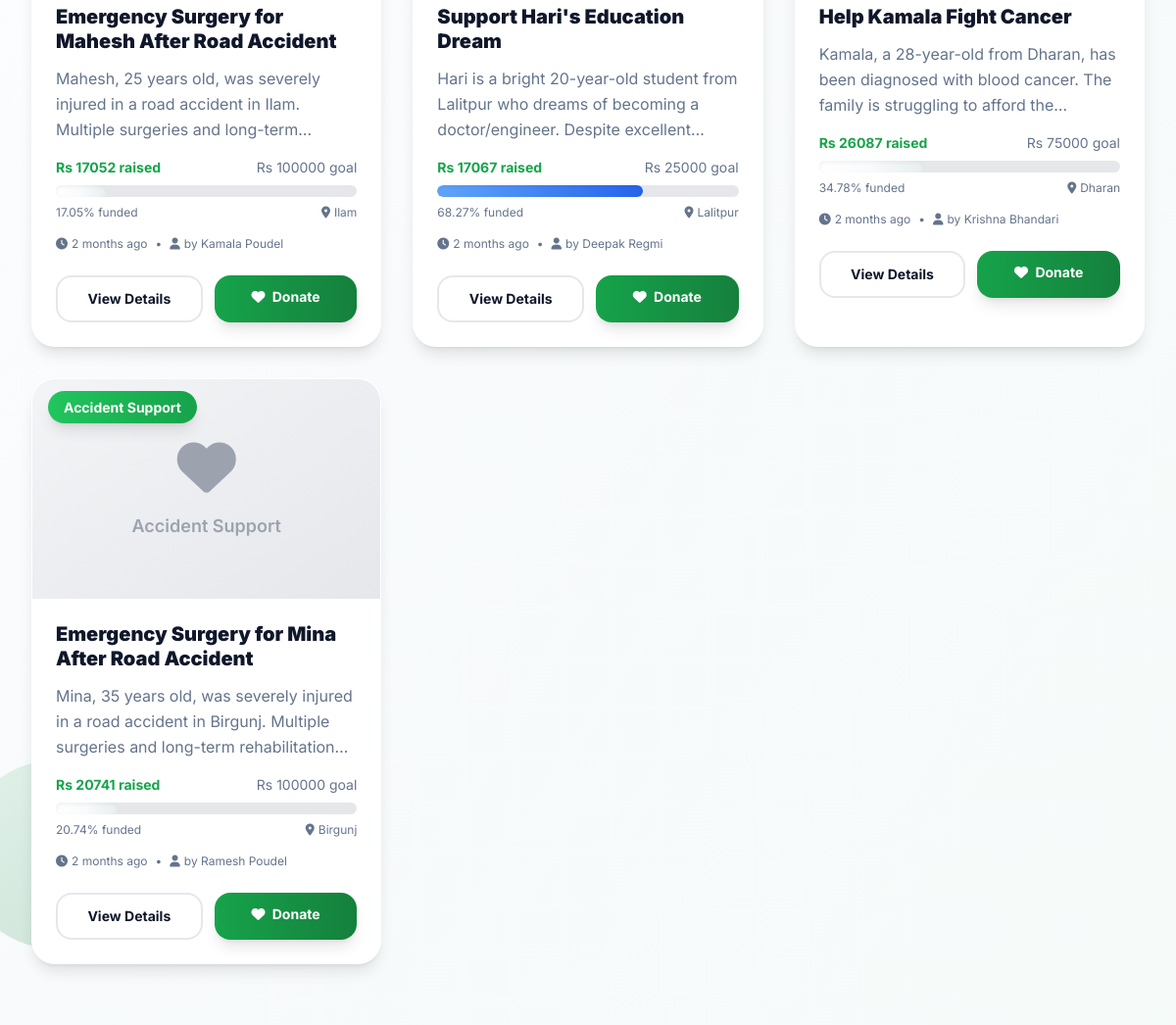
The page /cases/ (middle part) on the database as committed earlier.
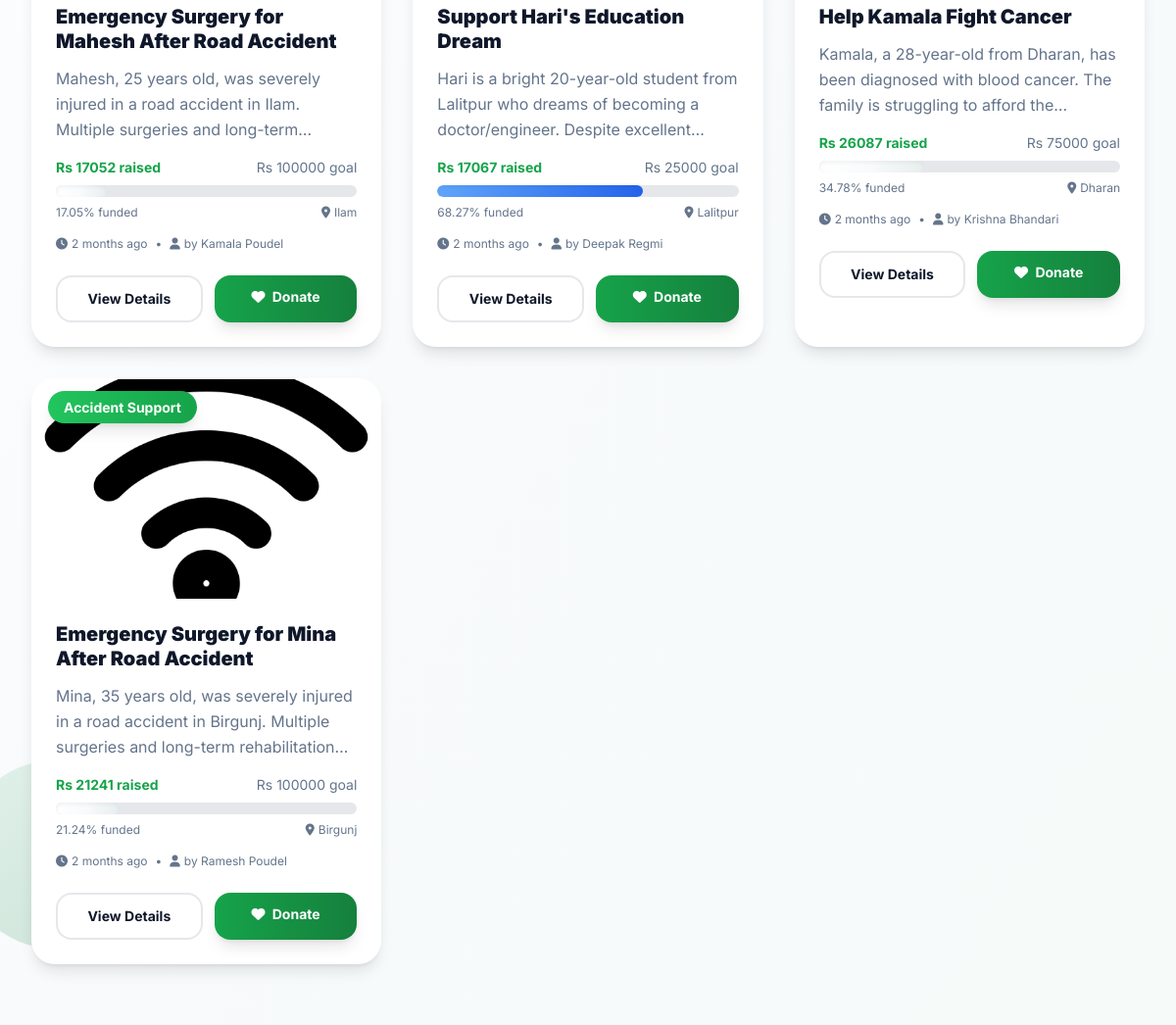
The same page on the database as committed later.
### cases/models.py (models this page shows, shortened)
class CharityCase(models.Model):
    CATEGORY_CHOICES = [
        ("cancer", "Cancer Treatment"),
        ("accident", "Accident Support"),
        ("acid_attack", "Acid Attack Recovery"),
        ("education", "Education Support"),
        ("disaster", "Disaster Relief"),
        ("medical", "General Medical"),
        ("other", "Other"),
    ]
    STATUS_CHOICES = [
        ("pending", "Pending Verification"),
        ("approved", "Approved"),
        ("rejected", "Rejected"),
        ("flagged", "Flagged for Review"),
        ("completed", "Completed"),
        ("cancelled", "Cancelled"),
    ]
    URGENCY_CHOICES = [
        ("low", "Low"),
        ("medium", "Medium"),
        ("high", "High"),
        ("critical", "Critical"),
    ]
    title = models.CharField(max_length=200)
    description = models.TextField()
    category = models.CharField(max_length=20, choices=CATEGORY_CHOICES)
    target_amount = models.DecimalField(
        max_digits=10, decimal_places=2, validators=[MinValueValidator(100)]
    )
    collected_amount = models.DecimalField(
        max_digits=10, decimal_places=2, default=Decimal("0.00")
    )
    verification_status = models.CharField(
        max_length=20, choices=STATUS_CHOICES, default="pending"
    )
    urgency_flag = models.CharField(
        max_length=10, choices=URGENCY_CHOICES, default="medium"
    )
    location = models.CharField(max_length=100, blank=True, null=True)
    beneficiary_name = models.CharField(max_length=100)
    beneficiary_age = models.PositiveIntegerField(blank=True, null=True)
    contact_phone = models.CharField(max_length=15)
    contact_email = models.EmailField()
    featured_image = models.ImageField(upload_to="cases/images/", blank=True, null=True)
    documents = models.FileField(upload_to="cases/documents/", blank=True, null=True)
    created_by = models.ForeignKey(
        User, on_delete=models.CASCADE, related_name="created_cases"
    )
    approved_by = models.ForeignKey(
        User,
        on_delete=models.SET_NULL,
        null=True,
        blank=True,
        related_name="approved_cases",
    )
    created_at = models.DateTimeField(auto_now_add=True)
    updated_at = models.DateTimeField(auto_now=True)
    deadline = models.DateTimeField(blank=True, null=True)
    slug = models.SlugField(max_length=250, unique=True, blank=True)
    tags = models.CharField(
        max_length=500, blank=True, help_text="Comma-separated tags"
    )
    fraud_score = models.FloatField(
        null=True, blank=True, help_text="AI-computed fraud risk score (0.0 to 1.0)"
    )
    class Meta:
        db_table = "charity_cases"
        ordering = ["-created_at"]
        indexes = [
            models.Index(fields=["category"]),
            models.Index(fields=["verification_status"]),
            models.Index(fields=["urgency_flag"]),
            models.Index(fields=["created_at"]),
        ]
    @property
    def completion_percentage(self):
        if self.target_amount > 0:
            return min((self.collected_amount / self.target_amount) * 100, 100)
        return 0

### users/models.py (models this page shows, shortened)
class User(AbstractUser):
    ROLE_CHOICES = [
        ("donor", "Donor"),
        ("admin", "Admin"),
    ]
    email = models.EmailField(unique=True)
    role = models.CharField(max_length=10, choices=ROLE_CHOICES, default="donor")
    phone = models.CharField(max_length=15, blank=True, null=True)
    address = models.TextField(blank=True, null=True)
    created_at = models.DateTimeField(auto_now_add=True)
    updated_at = models.DateTimeField(auto_now=True)
    is_verified = models.BooleanField(default=False)
    USERNAME_FIELD = "email"
    REQUIRED_FIELDS = ["username", "first_name", "last_name"]
    class Meta:
        db_table = "users"
        ordering = ["-created_at"]

### cases/views.py (the view, shortened to what this page needs)
# urls.py: path("cases/", views.CaseListView.as_view(), name="list"),
class CaseListView(ListView):
    model = CharityCase
    template_name = "cases/list.html"
    context_object_name = "cases"
    paginate_by = 12
    def get_queryset(self):
        queryset = CharityCase.objects.filter(
            verification_status="approved"
        ).select_related("created_by")
        search_query = self.request.GET.get("search")
        category = self.request.GET.get("category")
        if category and category != "all":
            queryset = queryset.filter(category=category)
        urgency = self.request.GET.get("urgency")
        if urgency:
            queryset = queryset.filter(urgency_flag=urgency)
        ordering = self.request.GET.get("ordering", self._get_smart_ordering())
        queryset = queryset.order_by(ordering)
        return queryset
    def _get_smart_ordering(self):
        if not self.request.user.is_authenticated:
            return "-created_at"
    def get_context_data(self, **kwargs):
        context = super().get_context_data(**kwargs)
        context["title"] = "All Campaigns"
        context["categories"] = CharityCase.CATEGORY_CHOICES
        context["current_category"] = self.request.GET.get("category", "all")
        search_query = self.request.GET.get("search", "")
        context["search_query"] = search_query
        if self.request.user.is_authenticated:
            context["personalized_recommendations"] = (
                self._get_personalized_recommendations()
            )
            context["trending_categories"] = self._get_trending_categories()
        return context

### templates/cases/list.html (shortened to what this page needs)
{% extends 'base.html' %}
{% block content %}
    <section class="py-16 bg-gradient-to-br from-white via-slate-50 to-cn-green-50/30 relative overflow-hidden">
        <div class="max-w-7xl mx-auto px-4 sm:px-6 lg:px-8 relative z-10">
            {% if cases %}
                <div class="grid grid-cols-1 md:grid-cols-2 lg:grid-cols-3 gap-8">
                    {% for case in cases %}
                        <div class="bg-white rounded-3xl overflow-hidden shadow-lg hover:shadow-2xl transition-all duration-500 group enhanced-card transform hover:scale-105">
                            {% if case.featured_image %}
                                <div class="relative h-56 overflow-hidden">
                                    <img src="{{ case.featured_image.url }}" alt="{{ case.title }}"
                                         class="w-full h-full object-cover group-hover:scale-110 transition-transform duration-700">
                                    <div class="absolute top-4 left-4">
                                        {% if case.category == 'medical' %}
                                            <span class="bg-gradient-to-r from-red-500 to-red-600 text-white px-4 py-2 rounded-full text-sm font-bold shadow-lg">{{ case.get_category_display }}</span>
                                        {% elif case.category == 'education' %}
                                            <span class="bg-gradient-to-r from-blue-500 to-blue-600 text-white px-4 py-2 rounded-full text-sm font-bold shadow-lg">{{ case.get_category_display }}</span>
                                        {% elif case.category == 'emergency' %}
                                            <span class="bg-gradient-to-r from-orange-500 to-orange-600 text-white px-4 py-2 rounded-full text-sm font-bold shadow-lg">{{ case.get_category_display }}</span>
                                        {% elif case.category == 'animal' %}
                                            <span class="bg-gradient-to-r from-green-500 to-green-600 text-white px-4 py-2 rounded-full text-sm font-bold shadow-lg">{{ case.get_category_display }}</span>
                                        {% else %}
                                            <span class="bg-gradient-to-r from-cn-green-500 to-cn-green-600 text-white px-4 py-2 rounded-full text-sm font-bold shadow-lg">{{ case.get_category_display }}</span>
                                        {% endif %}
                                    </div>
                                </div>
                            {% else %}
                                <div class="relative h-56 bg-gradient-to-br from-gray-100 to-gray-200 flex items-center justify-center">
                                    <div class="text-center text-gray-400">
                                        {% if case.category == 'medical' %}
                                            <i class="fas fa-heartbeat text-6xl mb-4 text-red-300"></i>
                                        {% elif case.category == 'education' %}
                                            <i class="fas fa-graduation-cap text-6xl mb-4 text-blue-300"></i>
                                        {% elif case.category == 'emergency' %}
                                            <i class="fas fa-shield-alt text-6xl mb-4 text-orange-300"></i>
                                        {% elif case.category == 'animal' %}
                                            <i class="fas fa-paw text-6xl mb-4 text-green-300"></i>
                                        {% else %}
                                            <i class="fas fa-heart text-6xl mb-4 text-cn-green-300"></i>
                                        {% endif %}
                                        <p class="text-lg font-semibold">{{ case.get_category_display }}</p>
                                    </div>
                                    <div class="absolute top-4 left-4">
                                        {% if case.category == 'medical' %}
                                            <span class="bg-gradient-to-r from-red-500 to-red-600 text-white px-4 py-2 rounded-full text-sm font-bold shadow-lg">{{ case.get_category_display }}</span>
                                        {% elif case.category == 'education' %}
                                            <span class="bg-gradient-to-r from-blue-500 to-blue-600 text-white px-4 py-2 rounded-full text-sm font-bold shadow-lg">{{ case.get_category_display }}</span>
                                        {% elif case.category == 'emergency' %}
                                            <span class="bg-gradient-to-r from-orange-500 to-orange-600 text-white px-4 py-2 rounded-full text-sm font-bold shadow-lg">{{ case.get_category_display }}</span>
                                        {% elif case.category == 'animal' %}
                                            <span class="bg-gradient-to-r from-green-500 to-green-600 text-white px-4 py-2 rounded-full text-sm font-bold shadow-lg">{{ case.get_category_display }}</span>
                                        {% else %}
                                            <span class="bg-gradient-to-r from-cn-green-500 to-cn-green-600 text-white px-4 py-2 rounded-full text-sm font-bold shadow-lg">{{ case.get_category_display }}</span>
                                        {% endif %}
                                    </div>
                                </div>
                            {% endif %}
                            <div class="p-6">
                                <h3 class="text-xl font-black text-cn-dark mb-3 group-hover:text-cn-green-600 transition-colors leading-tight">
                                    {{ case.title|truncatechars:60 }}
                                </h3>
                                <p class="text-cn-muted mb-4 leading-relaxed line-clamp-3">
                                    {{ case.description|truncatewords:20 }}
                                </p>
                                <div class="mb-4">
                                    <div class="flex justify-between text-sm mb-2">
                                        <span class="font-bold text-cn-green-600">Rs {{ case.collected_amount|floatformat:0 }} raised</span>
                                        <span class="text-cn-muted">Rs {{ case.target_amount|floatformat:0 }} goal</span>
                                    </div>
                                    <div class="w-full bg-gray-200 rounded-full h-3 overflow-hidden">
                                        {% if case.category == 'medical' %}
                                            <div class="bg-gradient-to-r from-red-400 to-red-600 h-3 rounded-full transition-all duration-700 shadow-inner" style="width: {{ case.completion_percentage }}%"></div>
                                        {% elif case.category == 'education' %}
                                            <div class="bg-gradient-to-r from-blue-400 to-blue-600 h-3 rounded-full transition-all duration-700 shadow-inner" style="width: {{ case.completion_percentage }}%"></div>
                                        {% elif case.category == 'emergency' %}
                                            <div class="bg-gradient-to-r from-orange-400 to-orange-600 h-3 rounded-full transition-all duration-700 shadow-inner" style="width: {{ case.completion_percentage }}%"></div>
                                        {% elif case.category == 'animal' %}
                                            <div class="bg-gradient-to-r from-green-400 to-green-600 h-3 rounded-full transition-all duration-700 shadow-inner" style="width: {{ case.completion_percentage }}%"></div>
                                        {% else %}
                                            <div class="bg-gradient-to-r from-cn-green-400 to-cn-green-600 h-3 rounded-full transition-all duration-700 shadow-inner" style="width: {{ case.completion_percentage }}%"></div>
                                        {% endif %}
                                    </div>
                                    <div class="text-xs text-cn-muted mt-2 flex items-center justify-between">
                                        <span>{{ case.completion_percentage|floatformat:2 }}% funded</span>
                                        {% if case.location %}
                                            <div class="flex items-center">
                                                <i class="fas fa-map-marker-alt mr-1"></i>
                                                {{ case.location|truncatechars:20 }}
                                            </div>
                                        {% endif %}
                                    </div>
                                </div>
                                <div class="flex items-center text-xs text-cn-muted mb-6">
                                    <i class="fas fa-clock mr-1"></i>
                                    {{ case.created_at|timesince }} ago
                                    <span class="mx-2">•</span>
                                    <i class="fas fa-user mr-1"></i>
                                    by {{ case.created_by.get_full_name|default:case.created_by.username }}
                                </div>
                                <div class="flex gap-3">
                                    <a href="{% url 'cases:detail' case.pk %}" class="flex-1 bg-white border-2 border-gray-200 text-cn-dark py-3 px-4 rounded-2xl text-sm font-bold hover:border-cn-green-300 hover:bg-cn-green-50 transition-all duration-200 text-center">
                                        View Details
                                    </a>
                                    <a href="{% url 'cases:detail' case.pk %}#donate" class="flex-1 bg-gradient-to-r from-cn-green-600 to-cn-green-700 text-white py-3 px-4 rounded-2xl text-sm font-bold hover:from-cn-green-700 hover:to-cn-green-800 transition-all duration-200 transform hover:scale-105 shadow-lg hover:shadow-xl text-center">
                                        <i class="fas fa-heart mr-1"></i>
                                        Donate
                                    </a>
                                </div>
                            </div>
                        </div>
                    {% endfor %}
                </div>
                                </div>
            {% endif %}
    </section>
{% endblock %}

### templates/base.html (shortened to what this page needs)
{% load static %}
<!DOCTYPE html>
<html lang="en" data-theme="light">
<head>
    <script src="https://cdn.tailwindcss.com"></script>
    <link href="https://cdnjs.cloudflare.com/ajax/libs/font-awesome/6.4.0/css/all.min.css" rel="stylesheet">
</head>
<body class="font-sans text-cn-dark overflow-x-hidden bg-slate-50">
    <main>
        {% block content %}{% endblock %}
    </main>
</body>
</html>

Rows that differ between the two databases and show on the page:
changed CharityCase "Emergency Surgery for Mina After Road Accident": featured_image empty → "cases/images/travel.png" (drawn); featured_image: picture added; collected_amount "20741" → "21241"; completion_percentage "20.74" → "21.24"; category "Accident Support" → (not shown)
